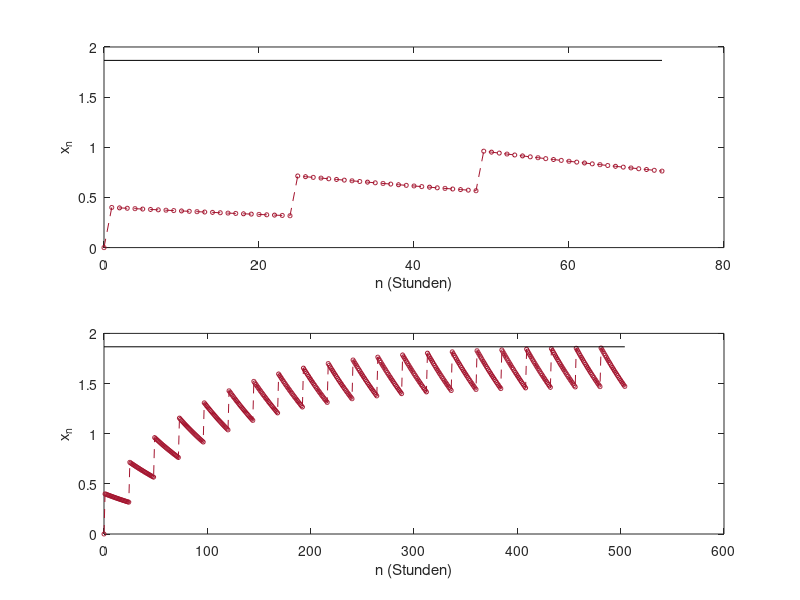

Source code (MATLAB):
% Abb. 1.16: Medikamentenspiegel mit täglicher Dosis (Buch, Abschnitt 1.2, Gl. 1.23)
% x_{n+1} = a x_n + b_n, b_n = d falls n durch 24 teilbar, sonst 0;  a = 0.99, d = 0.4, x_0 = 0, n in Stunden
% (c) 2026 Philipp Kügler · Programm zum Buch „Dynamische Systeme in den Lebenswissenschaften“ · MIT-Lizenz (siehe LICENSE)
a = 0.99; d = 0.4; x0 = 0;
N = 504;                                 % 21 Tage
x = zeros(1, N + 1);
x(1) = x0;                               % x(1) ist x_0
for k = 1:N
    n = k - 1;                           % Zeitschritt n
    if mod(n, 24) == 0                   % alle 24 Stunden eine Dosis
        b = d;
    else
        b = 0;
    end
    x(k + 1) = a * x(k) + b;
end

xmax = d / (1 - a^24);                   % Grenzwert der Spitzenwerte
fprintf('x_max = %.4f\n', xmax);
fprintf('Spitzenwert nach 20 Tagen: x_481 = %.4f\n', x(482));

rot = [0.64 0.08 0.18];
enden = [73 N + 1];
for p = 1:2
    subplot(2, 1, p);
    plot(0:enden(p) - 1, x(1:enden(p)), '--o', 'Color', rot, 'MarkerSize', 3); hold on
    plot([0 enden(p) - 1], [xmax xmax], 'k-'); hold off
    xlabel('n (Stunden)'); ylabel('x_n');
end
